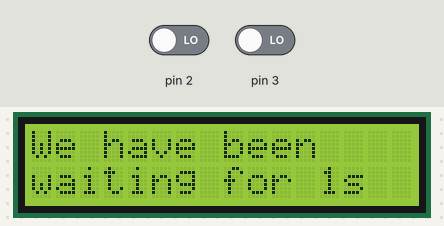
The sketch below on a simulated Arduino Uno, built with avr-gcc and run on an emulated ATmega328P. Shown: 16×2 character LCD. The test bench sets the inputs (shaded band); at power-on: pin 2 LOW, pin 3 LOW.

Above: at 1.6 s.
1.7 s: pin 2 driven HIGH
At 2.4 s:
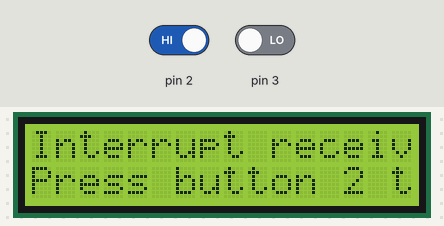
3.2 s: pin 3 driven HIGH
At 5.8 s:
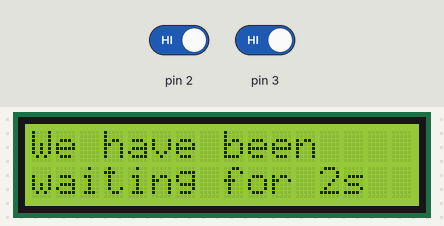
Timing chart, 0 to 7.3 s (numbered marks = the images above; inputs shaded):
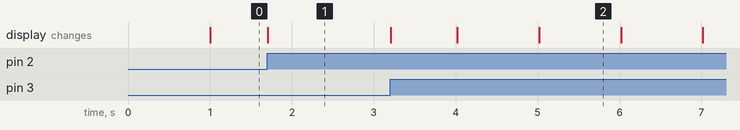

Measured:
- after the input at 1.7 s, the display: changes at once (image 1)
- after the input at 3.2 s, the display: first changes at once (image 2 shows a later state)
- what the display in image 2 shows lasts 1.0 s, from 5.0 s to 6.0 s

The sketch:

aalzah23lab8.ino
```cpp
// Aziz Alzahrani - 675518850
// Lab 8 - Interrupts
// This code displays a counter starting from 0 on a 16x2 LCD display. It also assigns two interrupts to two buttons.
// If button 1 is pressed and the counter is running, it stops the counter, displays a message, and waits for button 2 to be pressed.
// If button 2 is pressed after button 1 has been pressed, it restarts the counter back to 0 and starts running again.
// Assumptions made:
// - LCD RS pin is connected to pin 6
// - LCD E pin is connected to pin 7
// - LCD D4 pin is connected to pin 8
// - LCD D5 pin is connected to pin 9
// - LCD D6 pin is connected to pin 10
// - LCD D7 pin is connected to pin 11
// - Button 1 is connected to pin 2
// - Button 2 is connected to pin 3
// No references used.
// Youtube video link - https://youtu.be/FWpX-W03JYQ

#include <LiquidCrystal.h>

LiquidCrystal lcd(6, 7, 8, 9, 10, 11);
const int button1 = 2, button2 = 3;

bool count = true;
int counter = 0;

// Clears the display and prints the counter along with a message
void printCounter() {
  lcd.clear();
  lcd.print("We have been");
  lcd.setCursor(0, 1);
  lcd.print("waiting for "+String(counter)+"s");
}

// Interrupt handler for button 1
// Sets count to false (stopping the counting) if it isn't already set to false, and prints a message on the display
void stopCount() {
  if (!count) return;

  count = false;
  lcd.clear();
  lcd.print("Interrupt received!");
  lcd.setCursor(0, 1);
  lcd.print("Press button 2 to continue");
}

// Interrupt handler for button 2
// Sets count to true (resuming the counting) if it isn't already set to true, resets the counter to 0, and prints it on the display
void startCount() {
  if (count) return;

  count = true;
  counter = 0;
  printCounter();
}

void setup() {
  lcd.begin(16, 2);

  printCounter();

  attachInterrupt(0, stopCount, RISING); // Attaching stopCount to interrupt at pin 2
  attachInterrupt(1, startCount, RISING); // Attaching startCount to interrupt at pin 3
}

void loop() {
  // Checking if count is true and that a second has passed using millis(), to increment the counter and print it
  if (count && millis()%1000 == 0) {
    counter++;
    printCounter();
  }
}
```
